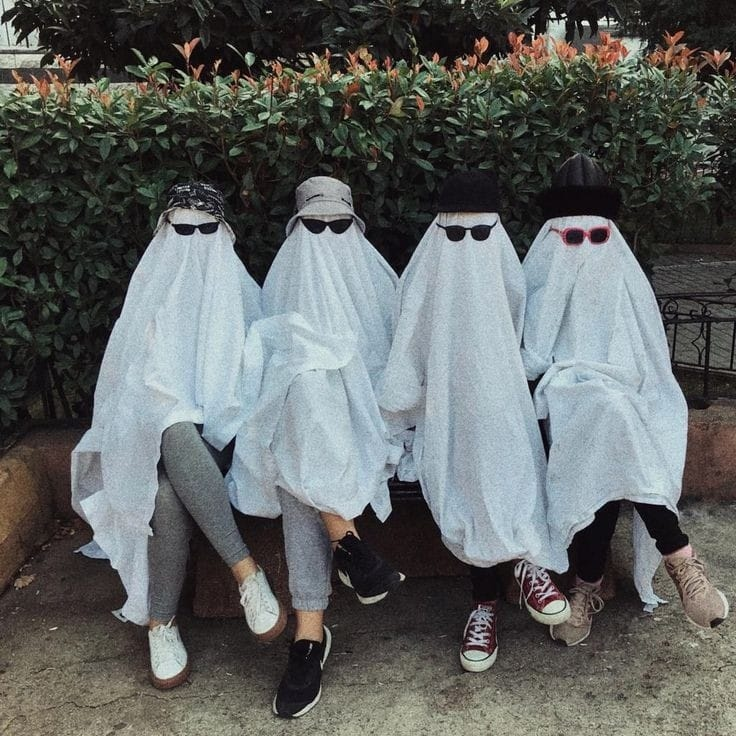
%> input picture IMG_20240301_153725_809.jpg, 736 x 736 px
$ octave image.m   (GNU Octave 9; MATLAB toolbox functions it lacks are replaced by stand-ins)
%> lines starting %> are read from the running program, lines starting %| are printed output that depends on the picture
inputfile='/home/rguktvalley/Documents/CL E2/week-8/IMG_20240301_153725_809.jpg'
imagedata=imread(inputfile);
%> imagedata is the input picture: size 736x736x3 uint8; mean R, G, B 96.5, 99.9, 98.4
redchannel=imagedata(:,:,1);
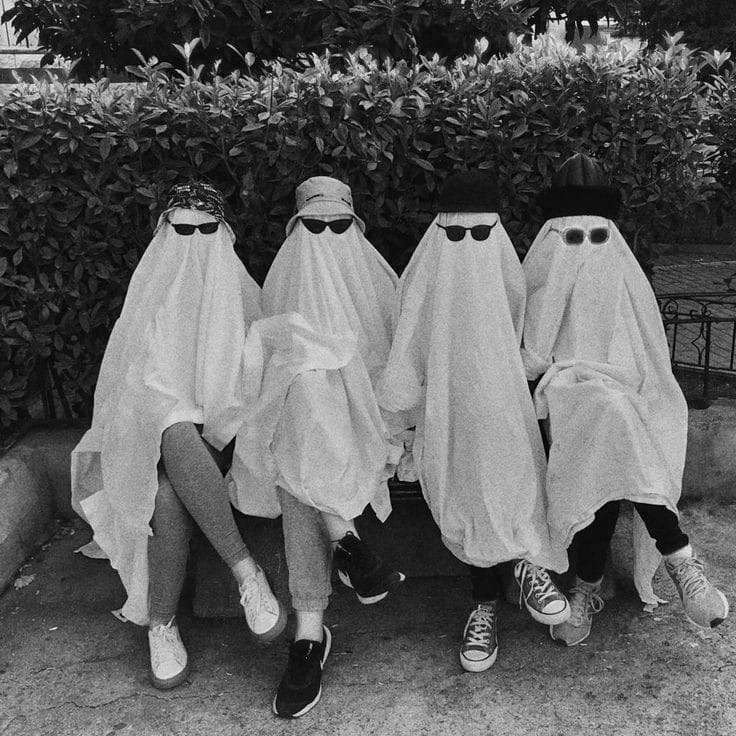
%> redchannel: size 736x736 uint8; min 0, max 255, mean 96.5
greenchannel=imagedata(:,:,2);
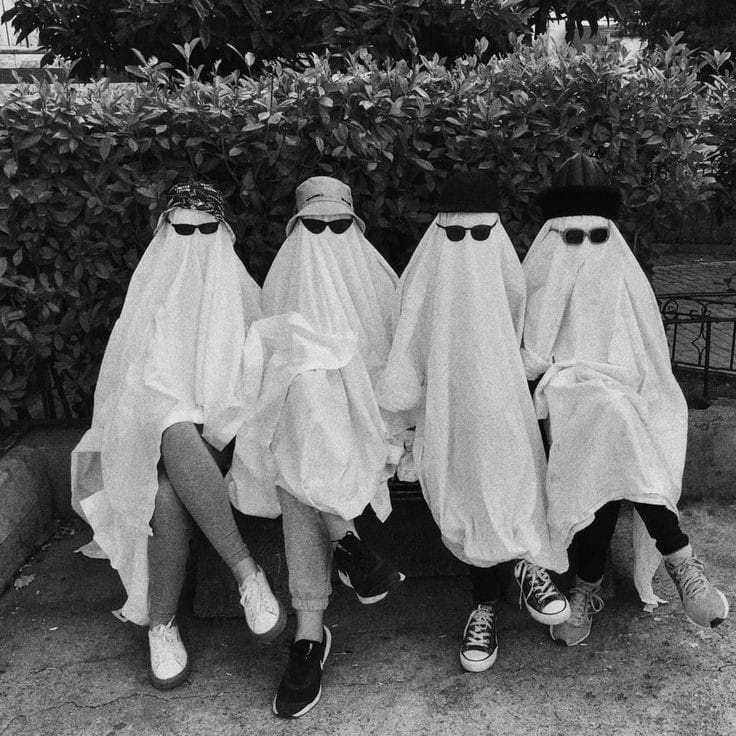
%> greenchannel: size 736x736 uint8; min 0, max 255, mean 99.9
bluechannel=imagedata(:,:,3);
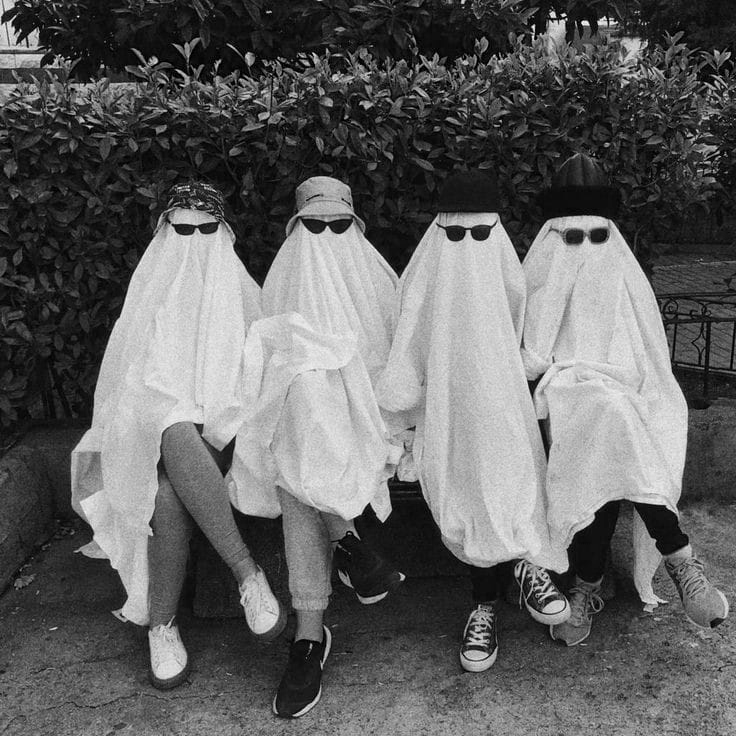
%> bluechannel: size 736x736 uint8; min 0, max 251, mean 98.4
redoutputfile='red_channel.csv';
greenoutputfile='green_channel.csv';
blueoutputfile='blue_channel.csv';
csvwrite(redoutputfile,redchannel);
csvwrite(greenoutputfile,greenchannel);
csvwrite(blueoutputfile,bluechannel);
disp('red,green,and blue channels saved to seperate csv files succesfully');
